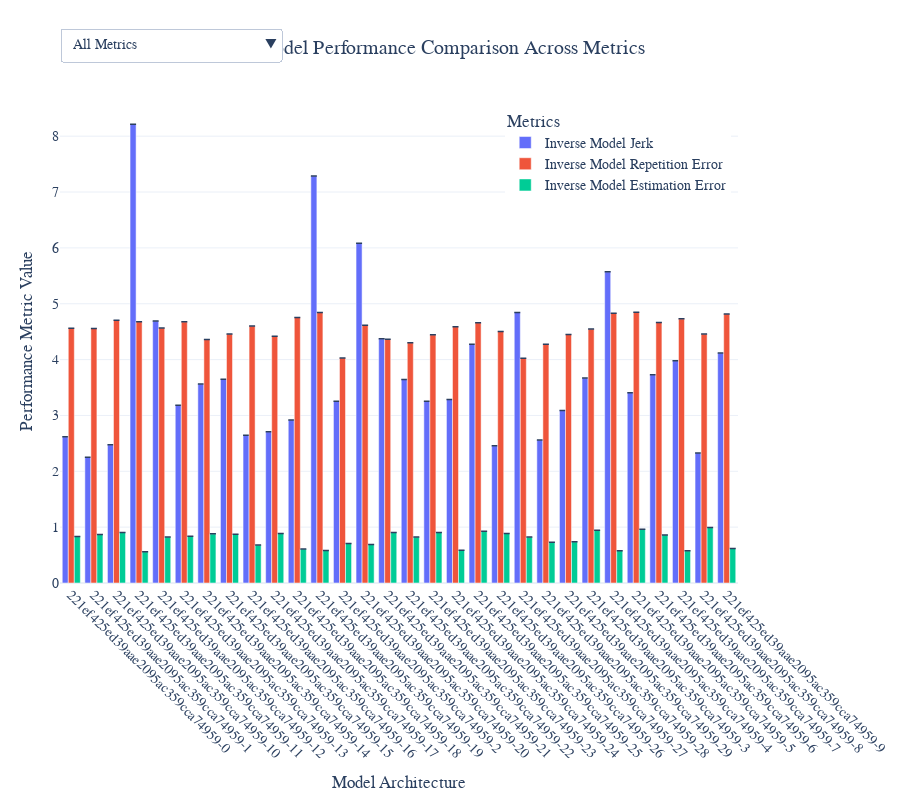

Notebook code cell kept with this figure:
### Code cell
import glob
import pickle
import numpy as np
import pandas as pd
import os
import plotly.graph_objects as go
from plotly.subplots import make_subplots

# Define metrics to analyze
metrics_name = ["inverse_model_jerk", "inverse_model_repetition_error", "inverse_model_estimation_error"]
groups_metrics = {metric: {} for metric in metrics_name}

# Define the path to agent directories
agents_path = glob.glob("../out/imitative_agent_inner_speech_silent_finetune_nojerk7/*/")
agents_path.sort()

def extract_model_name(agent_path):
    """
    Extract a human-readable model identifier from the full path.
    
    Args:
        agent_path (str): Full path to model directory
        
    Returns:
        str: Clean model name for display
    """
    return os.path.basename(os.path.normpath(agent_path))

# Collect and process metrics across all models
print("Processing metrics for", len(agents_path), "models...")

for agent_path in agents_path:
    try:
        # Load stored metrics
        with open(os.path.join(agent_path, "metrics.pickle"), "rb") as f:
            metrics = pickle.load(f)
    except FileNotFoundError:
        print(f"metrics.pickle not found in {agent_path}. Skipping.")
        continue
    except Exception as e:
        print(f"Error loading metrics from {agent_path}: {e}. Skipping.")
        continue

    # Ensure required keys exist in the metrics dictionary
    if "validation" not in metrics or "test" not in metrics:
        print(f"Required keys missing in metrics from {agent_path}. Skipping.")
        continue

    # Find the index of the best epoch based on inverse_model_repetition_error
    try:
        validation_errors = metrics["validation"]["inverse_model_repetition_error"]
        final_loss_index = np.argmin(validation_errors)
    except KeyError:
        print(f"inverse_model_repetition_error not found in validation metrics for {agent_path}. Skipping.")
        continue
    except Exception as e:
        print(f"Error processing validation metrics for {agent_path}: {e}. Skipping.")
        continue

    # Extract and store test metrics for the best epoch
    for metric_name in metrics_name:
        try:
            agent_metric = metrics["test"][metric_name][final_loss_index]
        except KeyError:
            print(f"{metric_name} not found in test metrics for {agent_path}. Skipping this metric.")
            continue
        except IndexError:
            print(f"Index {final_loss_index} out of range for {metric_name} in {agent_path}. Skipping this metric.")
            continue
        except Exception as e:
            print(f"Error extracting {metric_name} for {agent_path}: {e}. Skipping this metric.")
            continue

        model_name = extract_model_name(agent_path)
        if model_name not in groups_metrics[metric_name]:
            groups_metrics[metric_name][model_name] = []
        groups_metrics[metric_name][model_name].append(agent_metric)

# Convert the grouped metrics into a pandas DataFrame for easier plotting
data = []
for metric, models in groups_metrics.items():
    for model, values in models.items():
        # Calculate mean and standard deviation for each model-metric pair
        mean_val = np.mean(values)
        std_val = np.std(values)
        data.append({
            "Metric": metric,
            "Model": model,
            "Mean": mean_val,
            "Std": std_val
        })

df = pd.DataFrame(data)

# Initialize the Plotly figure
fig = go.Figure()

# Add a trace for each metric
for metric in metrics_name:
    metric_data = df[df["Metric"] == metric]
    fig.add_trace(
        go.Bar(
            x=metric_data["Model"],
            y=metric_data["Mean"],
            name=metric.replace("_", " ").title(),
            error_y=dict(
                type='data',
                array=metric_data["Std"],
                visible=True,
                thickness=1.5,
                width=3
            ),
            hovertemplate=(
                '<b>Model:</b> %{x}<br>' +
                '<b>Mean:</b> %{y:.3f}<br>' +
                '<b>Std Dev:</b> %{error_y.array:.3f}<br>' +
                '<extra></extra>'
            )
        )
    )

# Update layout for interactivity and aesthetics
fig.update_layout(
    title={
        'text': "Model Performance Comparison Across Metrics",
        'y':0.95,
        'x':0.5,
        'xanchor': 'center',
        'yanchor': 'top',
        'font': dict(size=20)
    },
    xaxis_title="Model Architecture",
    yaxis_title="Performance Metric Value",
    barmode='group',
    template='plotly_white',
    legend_title="Metrics",
    font=dict(
        family="Arial, sans-serif",
        size=14
    ),
    margin=dict(l=60, r=60, t=100, b=60),
    height=800,
    showlegend=True,
    legend=dict(
        yanchor="top",
        y=0.99,
        xanchor="right",
        x=0.99
    )
)

# Add interactive metric selection dropdown
buttons = [dict(
    label="All Metrics",
    method="update",
    args=[{"visible": [True]*len(metrics_name)},
          {"title": "Model Performance Comparison Across Metrics"}]
)]

for metric in metrics_name:
    visibility = [m == metric for m in metrics_name]
    buttons.append(dict(
        label=metric.replace("_", " ").title(),
        method="update",
        args=[
            {"visible": visibility},
            {"title": f"Performance: {metric.replace('_', ' ').title()}"}
        ]
    ))

fig.update_layout(
    updatemenus=[dict(
        active=0,
        buttons=buttons,
        x=0.0,
        y=1.15,
        xanchor='left',
        yanchor='top',
        showactive=True
    )]
)

# Adjust x-axis labels for better readability
fig.update_xaxes(tickangle=45)

# Show the interactive plot
fig.show()

# Save high-resolution version for publication
#fig.write_html("model_performance_comparison.html")

### Figure 1 — Plotly figure (JSON) as saved in the notebook; plotly's stock layout.template omitted (floating-point values rounded to 4 significant figures)
{"data": [{"error_y": {"array": [0, 0, 0, 0, 0, 0, 0, 0, 0, 0, 0, 0, 0, 0, 0, 0, 0, 0, 0, 0, 0, 0, 0, 0, 0, 0, 0, 0, 0, 0], "thickness": 1.5, "type": "data", "visible": true, "width": 3}, "hovertemplate": "<b>Model:</b> %{x}<br><b>Mean:</b> %{y:.3f}<br><b>Std Dev:</b> %{error_y.array:.3f}<br><extra></extra>", "name": "Inverse Model Jerk", "type": "bar", "x": ["221ef425ed39aae2095ac359cca74959-0", "221ef425ed39aae2095ac359cca74959-1", "221ef425ed39aae2095ac359cca74959-10", "221ef425ed39aae2095ac359cca74959-11", "221ef425ed39aae2095ac359cca74959-12", "221ef425ed39aae2095ac359cca74959-13", "221ef425ed39aae2095ac359cca74959-14", "221ef425ed39aae2095ac359cca74959-15", "221ef425ed39aae2095ac359cca74959-16", "221ef425ed39aae2095ac359cca74959-17", "221ef425ed39aae2095ac359cca74959-18", "221ef425ed39aae2095ac359cca74959-19", "221ef425ed39aae2095ac359cca74959-2", "221ef425ed39aae2095ac359cca74959-20", "221ef425ed39aae2095ac359cca74959-21", "221ef425ed39aae2095ac359cca74959-22", "221ef425ed39aae2095ac359cca74959-23", "221ef425ed39aae2095ac359cca74959-24", "221ef425ed39aae2095ac359cca74959-25", "221ef425ed39aae2095ac359cca74959-26", "221ef425ed39aae2095ac359cca74959-27", "221ef425ed39aae2095ac359cca74959-28", "221ef425ed39aae2095ac359cca74959-29", "221ef425ed39aae2095ac359cca74959-3", "221ef425ed39aae2095ac359cca74959-4", "221ef425ed39aae2095ac359cca74959-5", "221ef425ed39aae2095ac359cca74959-6", "221ef425ed39aae2095ac359cca74959-7", "221ef425ed39aae2095ac359cca74959-8", "221ef425ed39aae2095ac359cca74959-9"], "y": [2.619, 2.252, 2.474, 8.215, 4.689, 3.183, 3.561, 3.648, 2.647, 2.707, 2.919, 7.285, 3.255, 6.082, 4.371, 3.644, 3.255, 3.286, 4.274, 2.458, 4.843, 2.562, 3.087, 3.668, 5.572, 3.408, 3.728, 3.979, 2.329, 4.117]}, {"error_y": {"array": [0, 0, 0, 0, 0, 0, 0, 0, 0, 0, 0, 0, 0, 0, 0, 0, 0, 0, 0, 0, 0, 0, 0, 0, 0, 0, 0, 0, 0, 0], "thickness": 1.5, "type": "data", "visible": true, "width": 3}, "hovertemplate": "<b>Model:</b> %{x}<br><b>Mean:</b> %{y:.3f}<br><b>Std Dev:</b> %{error_y.array:.3f}<br><extra></extra>", "name": "Inverse Model Repetition Error", "type": "bar", "x": ["221ef425ed39aae2095ac359cca74959-0", "221ef425ed39aae2095ac359cca74959-1", "221ef425ed39aae2095ac359cca74959-10", "221ef425ed39aae2095ac359cca74959-11", "221ef425ed39aae2095ac359cca74959-12", "221ef425ed39aae2095ac359cca74959-13", "221ef425ed39aae2095ac359cca74959-14", "221ef425ed39aae2095ac359cca74959-15", "221ef425ed39aae2095ac359cca74959-16", "221ef425ed39aae2095ac359cca74959-17", "221ef425ed39aae2095ac359cca74959-18", "221ef425ed39aae2095ac359cca74959-19", "221ef425ed39aae2095ac359cca74959-2", "221ef425ed39aae2095ac359cca74959-20", "221ef425ed39aae2095ac359cca74959-21", "221ef425ed39aae2095ac359cca74959-22", "221ef425ed39aae2095ac359cca74959-23", "221ef425ed39aae2095ac359cca74959-24", "221ef425ed39aae2095ac359cca74959-25", "221ef425ed39aae2095ac359cca74959-26", "221ef425ed39aae2095ac359cca74959-27", "221ef425ed39aae2095ac359cca74959-28", "221ef425ed39aae2095ac359cca74959-29", "221ef425ed39aae2095ac359cca74959-3", "221ef425ed39aae2095ac359cca74959-4", "221ef425ed39aae2095ac359cca74959-5", "221ef425ed39aae2095ac359cca74959-6", "221ef425ed39aae2095ac359cca74959-7", "221ef425ed39aae2095ac359cca74959-8", "221ef425ed39aae2095ac359cca74959-9"], "y": [4.561, 4.559, 4.704, 4.678, 4.565, 4.676, 4.359, 4.459, 4.601, 4.419, 4.754, 4.842, 4.03, 4.616, 4.366, 4.302, 4.444, 4.59, 4.661, 4.505, 4.025, 4.274, 4.449, 4.546, 4.828, 4.848, 4.666, 4.729, 4.456, 4.816]}, {"error_y": {"array": [0, 0, 0, 0, 0, 0, 0, 0, 0, 0, 0, 0, 0, 0, 0, 0, 0, 0, 0, 0, 0, 0, 0, 0, 0, 0, 0, 0, 0, 0], "thickness": 1.5, "type": "data", "visible": true, "width": 3}, "hovertemplate": "<b>Model:</b> %{x}<br><b>Mean:</b> %{y:.3f}<br><b>Std Dev:</b> %{error_y.array:.3f}<br><extra></extra>", "name": "Inverse Model Estimation Error", "type": "bar", "x": ["221ef425ed39aae2095ac359cca74959-0", "221ef425ed39aae2095ac359cca74959-1", "221ef425ed39aae2095ac359cca74959-10", "221ef425ed39aae2095ac359cca74959-11", "221ef425ed39aae2095ac359cca74959-12", "221ef425ed39aae2095ac359cca74959-13", "221ef425ed39aae2095ac359cca74959-14", "221ef425ed39aae2095ac359cca74959-15", "221ef425ed39aae2095ac359cca74959-16", "221ef425ed39aae2095ac359cca74959-17", "221ef425ed39aae2095ac359cca74959-18", "221ef425ed39aae2095ac359cca74959-19", "221ef425ed39aae2095ac359cca74959-2", "221ef425ed39aae2095ac359cca74959-20", "221ef425ed39aae2095ac359cca74959-21", "221ef425ed39aae2095ac359cca74959-22", "221ef425ed39aae2095ac359cca74959-23", "221ef425ed39aae2095ac359cca74959-24", "221ef425ed39aae2095ac359cca74959-25", "221ef425ed39aae2095ac359cca74959-26", "221ef425ed39aae2095ac359cca74959-27", "221ef425ed39aae2095ac359cca74959-28", "221ef425ed39aae2095ac359cca74959-29", "221ef425ed39aae2095ac359cca74959-3", "221ef425ed39aae2095ac359cca74959-4", "221ef425ed39aae2095ac359cca74959-5", "221ef425ed39aae2095ac359cca74959-6", "221ef425ed39aae2095ac359cca74959-7", "221ef425ed39aae2095ac359cca74959-8", "221ef425ed39aae2095ac359cca74959-9"], "y": [0.8317, 0.8688, 0.9058, 0.5611, 0.8245, 0.8365, 0.88, 0.8706, 0.6801, 0.8869, 0.6086, 0.583, 0.7077, 0.6911, 0.904, 0.8225, 0.9044, 0.5884, 0.925, 0.887, 0.8228, 0.7317, 0.7402, 0.944, 0.5795, 0.9624, 0.8616, 0.5774, 0.9927, 0.6197]}], "layout": {"barmode": "group", "font": {"family": "Arial, sans-serif", "size": 14}, "height": 800, "legend": {"title": {"text": "Metrics"}, "x": 0.99, "xanchor": "right", "y": 0.99, "yanchor": "top"}, "margin": {"b": 60, "l": 60, "r": 60, "t": 100}, "showlegend": true, "title": {"font": {"size": 20}, "text": "Model Performance Comparison Across Metrics", "x": 0.5, "xanchor": "center", "y": 0.95, "yanchor": "top"}, "updatemenus": [{"active": 0, "buttons": [{"args": [{"visible": [true, true, true]}, {"title": "Model Performance Comparison Across Metrics"}], "label": "All Metrics", "method": "update"}, {"args": [{"visible": [true, false, false]}, {"title": "Performance: Inverse Model Jerk"}], "label": "Inverse Model Jerk", "method": "update"}, {"args": [{"visible": [false, true, false]}, {"title": "Performance: Inverse Model Repetition Error"}], "label": "Inverse Model Repetition Error", "method": "update"}, {"args": [{"visible": [false, false, true]}, {"title": "Performance: Inverse Model Estimation Error"}], "label": "Inverse Model Estimation Error", "method": "update"}], "showactive": true, "x": 0, "xanchor": "left", "y": 1.15, "yanchor": "top"}], "xaxis": {"tickangle": 45, "title": {"text": "Model Architecture"}}, "yaxis": {"title": {"text": "Performance Metric Value"}}}}
